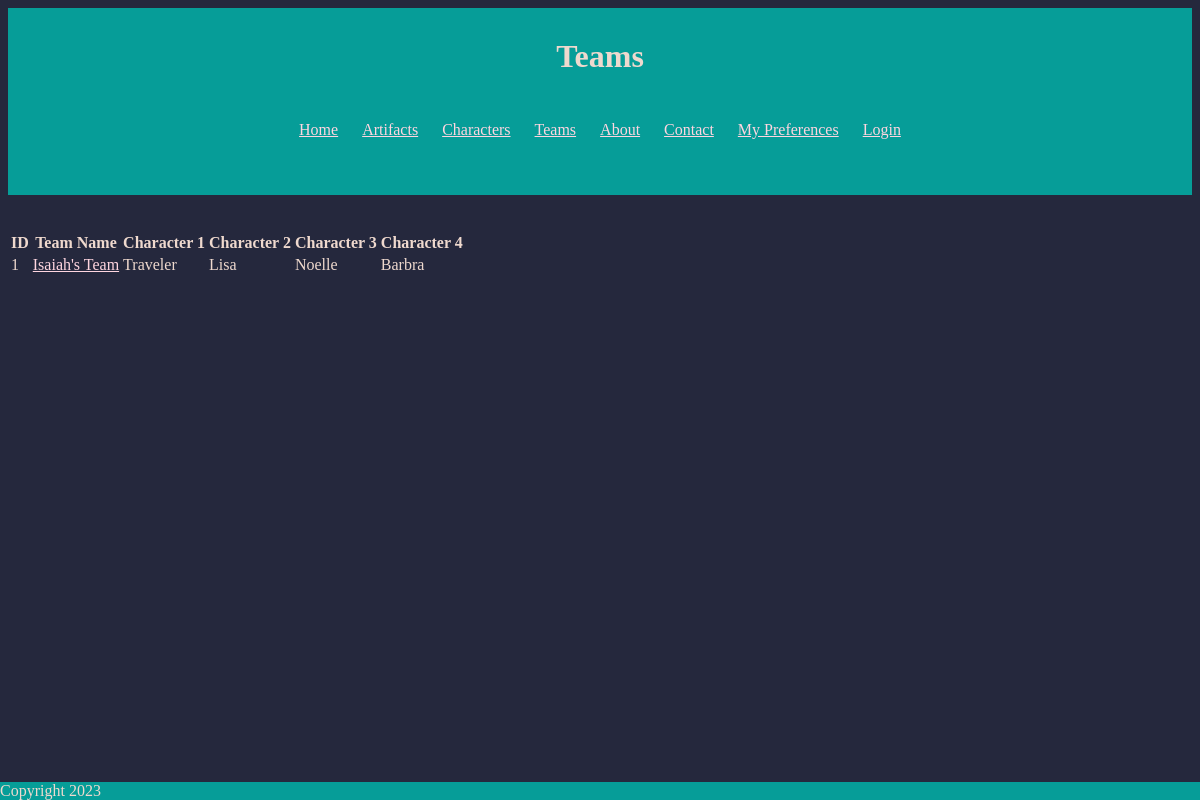
Page /Teams/TeamList.php on the earlier database version.
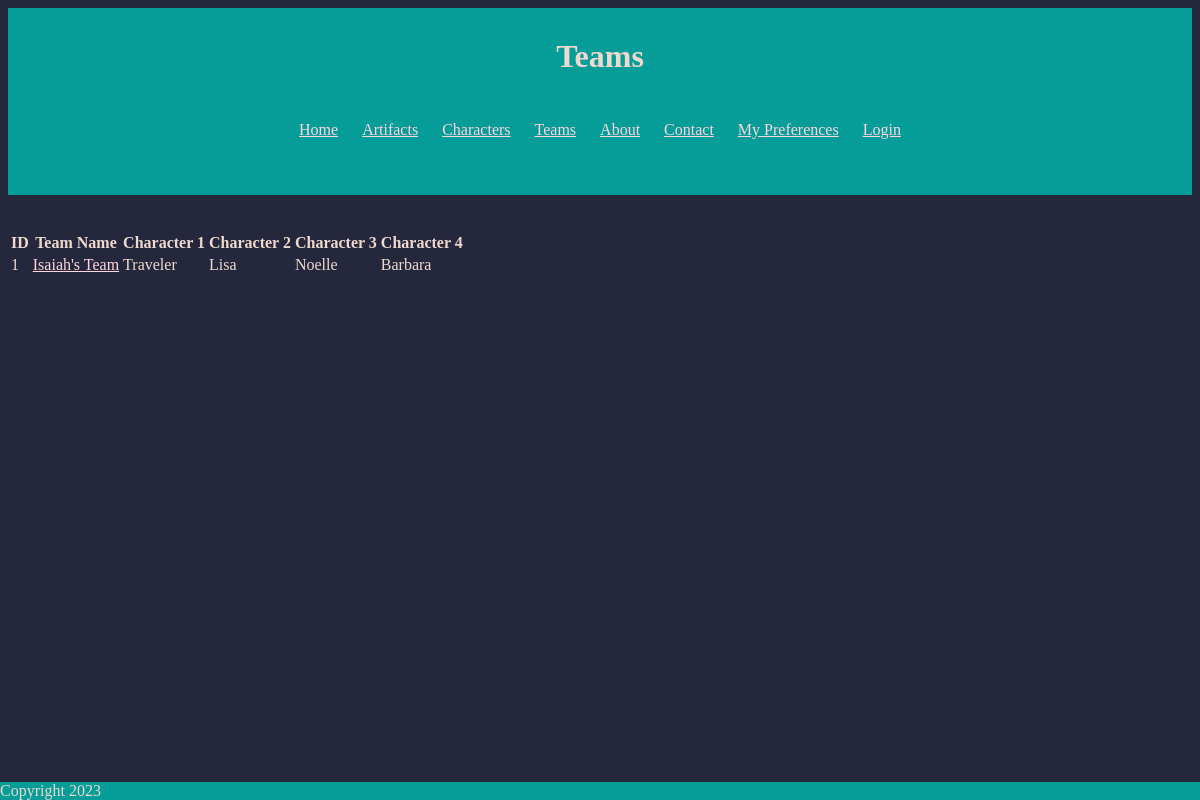
Same page on the later database version.
### tables this page shows
CREATE TABLE IF NOT EXISTS Teams(
	TeamID int not null auto_increment primary key,
    TeamName varchar(50) not null,
    Info varchar(225),
    CharacterId1 int not null,
    CharacterId2 int not null,
    CharacterId3 int not null,
    CharacterId4 int not null,
    isActive tinyint default 1
);

CREATE TABLE IF NOT EXISTS Characters(
	CharacterID int not null auto_increment primary key,
    CharacterName varchar(45) not null,
    CharacterLevel int DEFAULT 1,
    Element varchar(10) not null,
    ConstellationLevel int DEFAULT 1,
    StarRating int,
    WeaponType varchar(25),
    ArtifactId int,
    ImageId int,
	isActive tinyint default 1,
    Obtained bool DEFAULT false
);

### dbConnector.php (called while the page is built, shortened)
<?php
function GetTeams($dbConn)
{
    $query = "SELECT team.TeamID, team.TeamName, team.Info, cha1.CharacterName, cha2.CharacterName, cha3.CharacterName, cha4.CharacterName
            FROM Teams team LEFT JOIN Characters cha1 ON team.CharacterId1 = cha1.CharacterID
            LEFT JOIN Characters cha2 ON team.CharacterId2 = cha2.CharacterID
            LEFT JOIN Characters cha3 ON team.CharacterId3 = cha3.CharacterID
            LEFT JOIN Characters cha4 ON team.CharacterId4 = cha4.CharacterID WHERE team.isActive = 1";
    return @mysqli_query($dbConn, $query);
}
?>

### Teams/TeamList.php (the view, shortened to what this page needs)
<?php
include_once "../MyHeader.php";
$teams = GetTeams($myDbConn);
?>
<table>
    <tr>
        <th>ID</th>
        <th>Team Name</th>
        <th>Character 1</th>
        <th>Character 2</th>
        <th>Character 3</th>
        <th>Character 4</th>
    </tr>
    <?php
    while ($data = mysqli_fetch_row($teams)) {
        echo "<tr>
                <td>
                    " . $data[0] . "
                </td>
                <td>
                    <a href=\"Team.php?TeamID=" . $data[0] . "\" >
                        " . $data[1] . "
                    </a>
                </td>
                <td>"
                    . $data[3] .
                "</td>
                <td>"
                    . $data[4] .
                "</td>
                <td>"
                    . $data[5] .
                "</td>
                <td>"
                    . $data[6] .
                "</td>
            </tr>";
    }
    ?>
</table>
<?php
include_once "..\MyFooter.php";
?>

Differences in the rows shown:
changed through a linked row, teams "Isaiah's Team": characters.CharacterName "Barbra" → "Barbara"
